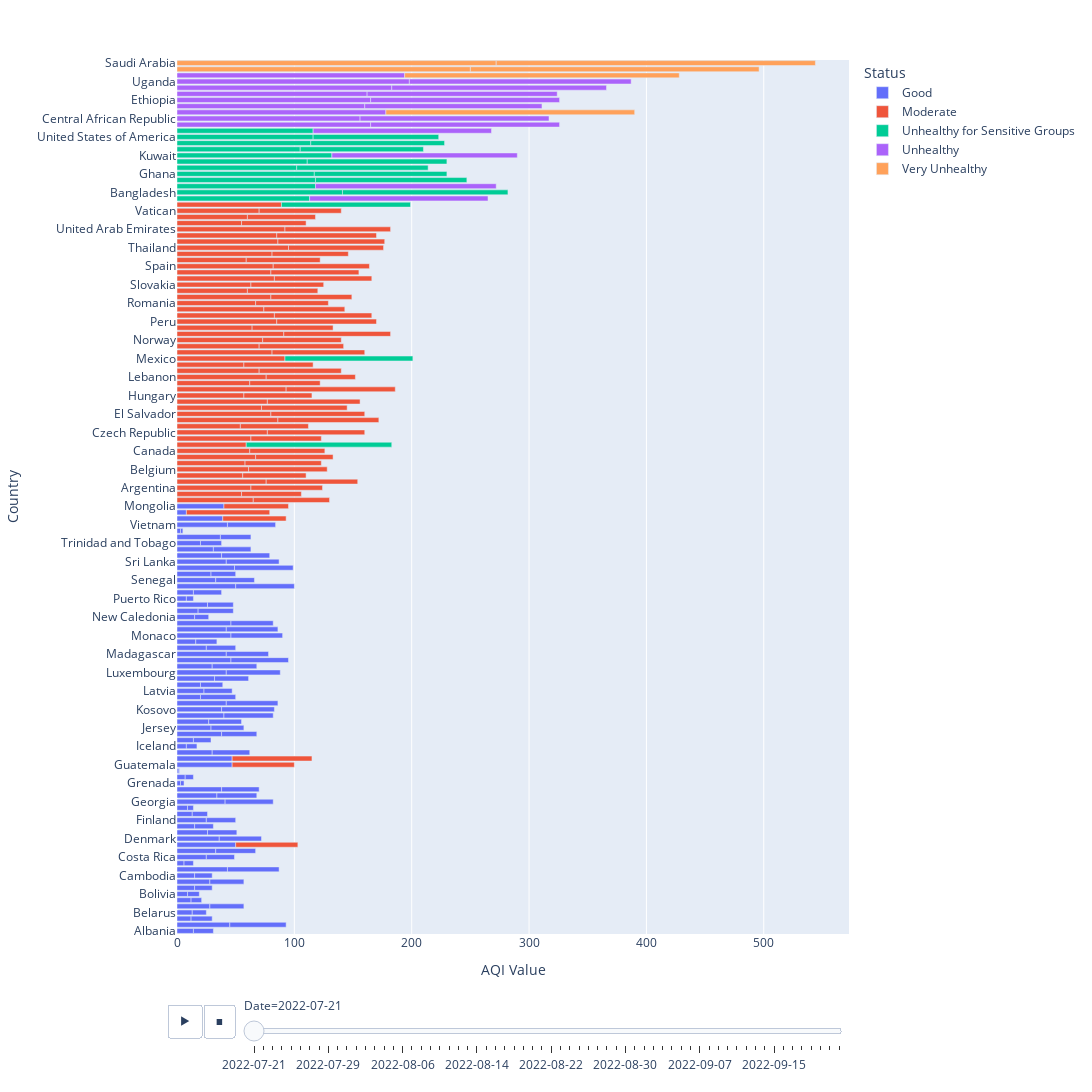

Source (notebook cell):
### Markdown cell above
Plotting the AQI value of countries and their status, given a date accesible by scrollbar

### Code cell
plt.figure(figsize=(18,18))
px_template = "presentation"


px.bar(data , x = "AQI Value" , y = "Country" , color = "Status" ,  animation_frame = "Date" , width=1200, height=1700)

### Figure 1 — Plotly figure (JSON) as saved in the notebook; plotly's stock layout.template omitted (floating-point values rounded to 4 significant figures; data arrays with more than 128 entries replaced by an {"elided": "..."} marker saying what was removed)
{"data": [{"alignmentgroup": "True", "hovertemplate": "Status=Good<br>Date=2022-07-21<br>AQI Value=%{x}<br>Country=%{y}<extra></extra>", "legendgroup": "Good", "marker": {"color": "#636efa", "pattern": {"shape": ""}}, "name": "Good", "offsetgroup": "Good", "orientation": "h", "showlegend": true, "textposition": "auto", "type": "bar", "x": {"elided": "134 int values"}, "xaxis": "x", "y": {"elided": "134 str values"}, "yaxis": "y"}, {"alignmentgroup": "True", "hovertemplate": "Status=Moderate<br>Date=2022-07-21<br>AQI Value=%{x}<br>Country=%{y}<extra></extra>", "legendgroup": "Moderate", "marker": {"color": "#EF553B", "pattern": {"shape": ""}}, "name": "Moderate", "offsetgroup": "Moderate", "orientation": "h", "showlegend": true, "textposition": "auto", "type": "bar", "x": [65, 55, 63, 76, 56, 61, 58, 67, 62, 59, 63, 77, 54, 86, 80, 72, 77, 57, 93, 62, 76, 71, 70, 57, 92, 55, 81, 70, 73, 91, 64, 85, 83, 74, 67, 80, 60, 63, 83, 80, 82, 59, 81, 95, 86, 85, 92, 55, 60, 70, 65, 51, 61, 78, 54, 67, 65, 66, 64, 60, 53, 83, 58, 86, 80, 73, 79, 53, 68, 58, 93, 89, 60, 76, 70, 59, 79, 72, 67, 91, 69, 85, 83, 69, 62, 69, 60, 62, 83, 75, 82, 63, 65, 81, 91, 85, 90, 55, 58, 70, 54], "xaxis": "x", "y": ["Algeria", "Andorra", "Argentina", "Armenia", "Australia", "Belgium", "Bosnia and Herzegovina", "Brazil", "Canada", "Chad", "Colombia", "Czech Republic", "Ecuador", "Egypt", "El Salvador", "France", "Germany", "Hungary", "Indonesia", "Kazakhstan", "Lebanon", "Liberia", "Malaysia", "Malta", "Mexico", "Mongolia", "Nepal", "Netherlands", "Norway", "Pakistan", "Palestinian Territory", "Peru", "Philippines", "Poland", "Romania", "Russia", "Serbia", "Slovakia", "South Africa", "South Korea", "Spain", "Taiwan", "Tajikistan", "Thailand", "Turkey", "Turkmenistan", "United Arab Emirates", "UK", "Uzbekistan", "Vatican", "Algeria", "Andorra", "Argentina", "Armenia", "Australia", "Belgium", "Bosnia and Herzegovina", "Brazil", "Canada", "Colombia", "Cyprus", "Czech Republic", "Ecuador", "Egypt", "El Salvador", "France", "Germany", "Guatemala", "Honduras", "Hungary", "Indonesia", "Japan", "Kazakhstan", "Lebanon", "Malaysia", "Malta", "Nepal", "Netherlands", "Norway", "Pakistan", "Palestinian Territory", "Peru", "Philippines", "Poland", "Romania", "Russia", "Serbia", "Slovakia", "South Africa", "South Korea", "Spain", "Taiwan", "Tajikistan", "Thailand", "Turkey", "Turkmenistan", "United Arab Emirates", "UK", "Uzbekistan", "Vatican", "Zambia"], "yaxis": "y"}, {"alignmentgroup": "True", "hovertemplate": "Status=Unhealthy for Sensitive Groups<br>Date=2022-07-21<br>AQI Value=%{x}<br>Country=%{y}<extra></extra>", "legendgroup": "Unhealthy for Sensitive Groups", "marker": {"color": "#00cc96", "pattern": {"shape": ""}}, "name": "Unhealthy for Sensitive Groups", "offsetgroup": "Unhealthy for Sensitive Groups", "orientation": "h", "showlegend": true, "textposition": "auto", "type": "bar", "x": [113, 141, 118, 118, 117, 102, 111, 110, 132, 105, 114, 116, 141, 124, 129, 113, 112, 119, 109, 105, 114, 116, 107], "xaxis": "x", "y": ["Angola", "Bangladesh", "Burkina Faso", "Gabon", "Ghana", "Israel", "Italy", "Japan", "Kuwait", "Nigeria", "Sudan", "United States of America", "Bangladesh", "Chad", "Gabon", "Ghana", "Israel", "Italy", "Mexico", "Nigeria", "Sudan", "Togo", "United States of America"], "yaxis": "y"}, {"alignmentgroup": "True", "hovertemplate": "Status=Unhealthy<br>Date=2022-07-21<br>AQI Value=%{x}<br>Country=%{y}<extra></extra>", "legendgroup": "Unhealthy", "marker": {"color": "#ab63fa", "pattern": {"shape": ""}}, "name": "Unhealthy", "offsetgroup": "Unhealthy", "orientation": "h", "showlegend": true, "textposition": "auto", "type": "bar", "x": [165, 156, 178, 160, 165, 162, 183, 152, 198, 152, 161, 154, 161, 151, 161, 162, 194, 158, 183, 189], "xaxis": "x", "y": ["Bahrain", "Central African Republic", "Chile", "China", "Ethiopia", "India", "Qatar", "Togo", "Uganda", "Angola", "Bahrain", "Burkina Faso", "Central African Republic", "China", "Ethiopia", "India", "Iraq", "Kuwait", "Qatar", "Uganda"], "yaxis": "y"}, {"alignmentgroup": "True", "hovertemplate": "Status=Very Unhealthy<br>Date=2022-07-21<br>AQI Value=%{x}<br>Country=%{y}<extra></extra>", "legendgroup": "Very Unhealthy", "marker": {"color": "#FFA15A", "pattern": {"shape": ""}}, "name": "Very Unhealthy", "offsetgroup": "Very Unhealthy", "orientation": "h", "showlegend": true, "textposition": "auto", "type": "bar", "x": [250, 234, 272, 212, 246, 272], "xaxis": "x", "y": ["Iran", "Iraq", "Saudi Arabia", "Chile", "Iran", "Saudi Arabia"], "yaxis": "y"}], "layout": {"barmode": "relative", "height": 1700, "legend": {"title": {"text": "Status"}, "tracegroupgap": 0}, "margin": {"t": 60}, "sliders": [{"active": 0, "currentvalue": {"prefix": "Date="}, "len": 0.9, "pad": {"b": 10, "t": 60}, "steps": [{"args": [["2022-07-21"], {"frame": {"duration": 0, "redraw": true}, "fromcurrent": true, "mode": "immediate", "transition": {"duration": 0, "easing": "linear"}}], "label": "2022-07-21", "method": "animate"}, {"args": [["2022-07-22"], {"frame": {"duration": 0, "redraw": true}, "fromcurrent": true, "mode": "immediate", "transition": {"duration": 0, "easing": "linear"}}], "label": "2022-07-22", "method": "animate"}, {"args": [["2022-07-23"], {"frame": {"duration": 0, "redraw": true}, "fromcurrent": true, "mode": "immediate", "transition": {"duration": 0, "easing": "linear"}}], "label": "2022-07-23", "method": "animate"}, {"args": [["2022-07-24"], {"frame": {"duration": 0, "redraw": true}, "fromcurrent": true, "mode": "immediate", "transition": {"duration": 0, "easing": "linear"}}], "label": "2022-07-24", "method": "animate"}, {"args": [["2022-07-25"], {"frame": {"duration": 0, "redraw": true}, "fromcurrent": true, "mode": "immediate", "transition": {"duration": 0, "easing": "linear"}}], "label": "2022-07-25", "method": "animate"}, {"args": [["2022-07-26"], {"frame": {"duration": 0, "redraw": true}, "fromcurrent": true, "mode": "immediate", "transition": {"duration": 0, "easing": "linear"}}], "label": "2022-07-26", "method": "animate"}, {"args": [["2022-07-27"], {"frame": {"duration": 0, "redraw": true}, "fromcurrent": true, "mode": "immediate", "transition": {"duration": 0, "easing": "linear"}}], "label": "2022-07-27", "method": "animate"}, {"args": [["2022-07-28"], {"frame": {"duration": 0, "redraw": true}, "fromcurrent": true, "mode": "immediate", "transition": {"duration": 0, "easing": "linear"}}], "label": "2022-07-28", "method": "animate"}, {"args": [["2022-07-29"], {"frame": {"duration": 0, "redraw": true}, "fromcurrent": true, "mode": "immediate", "transition": {"duration": 0, "easing": "linear"}}], "label": "2022-07-29", "method": "animate"}, {"args": [["2022-07-30"], {"frame": {"duration": 0, "redraw": true}, "fromcurrent": true, "mode": "immediate", "transition": {"duration": 0, "easing": "linear"}}], "label": "2022-07-30", "method": "animate"}, {"args": [["2022-07-31"], {"frame": {"duration": 0, "redraw": true}, "fromcurrent": true, "mode": "immediate", "transition": {"duration": 0, "easing": "linear"}}], "label": "2022-07-31", "method": "animate"}, {"args": [["2022-08-01"], {"frame": {"duration": 0, "redraw": true}, "fromcurrent": true, "mode": "immediate", "transition": {"duration": 0, "easing": "linear"}}], "label": "2022-08-01", "method": "animate"}, {"args": [["2022-08-02"], {"frame": {"duration": 0, "redraw": true}, "fromcurrent": true, "mode": "immediate", "transition": {"duration": 0, "easing": "linear"}}], "label": "2022-08-02", "method": "animate"}, {"args": [["2022-08-03"], {"frame": {"duration": 0, "redraw": true}, "fromcurrent": true, "mode": "immediate", "transition": {"duration": 0, "easing": "linear"}}], "label": "2022-08-03", "method": "animate"}, {"args": [["2022-08-04"], {"frame": {"duration": 0, "redraw": true}, "fromcurrent": true, "mode": "immediate", "transition": {"duration": 0, "easing": "linear"}}], "label": "2022-08-04", "method": "animate"}, {"args": [["2022-08-05"], {"frame": {"duration": 0, "redraw": true}, "fromcurrent": true, "mode": "immediate", "transition": {"duration": 0, "easing": "linear"}}], "label": "2022-08-05", "method": "animate"}, {"args": [["2022-08-06"], {"frame": {"duration": 0, "redraw": true}, "fromcurrent": true, "mode": "immediate", "transition": {"duration": 0, "easing": "linear"}}], "label": "2022-08-06", "method": "animate"}, {"args": [["2022-08-07"], {"frame": {"duration": 0, "redraw": true}, "fromcurrent": true, "mode": "immediate", "transition": {"duration": 0, "easing": "linear"}}], "label": "2022-08-07", "method": "animate"}, {"args": [["2022-08-08"], {"frame": {"duration": 0, "redraw": true}, "fromcurrent": true, "mode": "immediate", "transition": {"duration": 0, "easing": "linear"}}], "label": "2022-08-08", "method": "animate"}, {"args": [["2022-08-09"], {"frame": {"duration": 0, "redraw": true}, "fromcurrent": true, "mode": "immediate", "transition": {"duration": 0, "easing": "linear"}}], "label": "2022-08-09", "method": "animate"}, {"args": [["2022-08-10"], {"frame": {"duration": 0, "redraw": true}, "fromcurrent": true, "mode": "immediate", "transition": {"duration": 0, "easing": "linear"}}], "label": "2022-08-10", "method": "animate"}, {"args": [["2022-08-11"], {"frame": {"duration": 0, "redraw": true}, "fromcurrent": true, "mode": "immediate", "transition": {"duration": 0, "easing": "linear"}}], "label": "2022-08-11", "method": "animate"}, {"args": [["2022-08-12"], {"frame": {"duration": 0, "redraw": true}, "fromcurrent": true, "mode": "immediate", "transition": {"duration": 0, "easing": "linear"}}], "label": "2022-08-12", "method": "animate"}, {"args": [["2022-08-13"], {"frame": {"duration": 0, "redraw": true}, "fromcurrent": true, "mode": "immediate", "transition": {"duration": 0, "easing": "linear"}}], "label": "2022-08-13", "method": "animate"}, {"args": [["2022-08-14"], {"frame": {"duration": 0, "redraw": true}, "fromcurrent": true, "mode": "immediate", "transition": {"duration": 0, "easing": "linear"}}], "label": "2022-08-14", "method": "animate"}, {"args": [["2022-08-15"], {"frame": {"duration": 0, "redraw": true}, "fromcurrent": true, "mode": "immediate", "transition": {"duration": 0, "easing": "linear"}}], "label": "2022-08-15", "method": "animate"}, {"args": [["2022-08-16"], {"frame": {"duration": 0, "redraw": true}, "fromcurrent": true, "mode": "immediate", "transition": {"duration": 0, "easing": "linear"}}], "label": "2022-08-16", "method": "animate"}, {"args": [["2022-08-17"], {"frame": {"duration": 0, "redraw": true}, "fromcurrent": true, "mode": "immediate", "transition": {"duration": 0, "easing": "linear"}}], "label": "2022-08-17", "method": "animate"}, {"args": [["2022-08-18"], {"frame": {"duration": 0, "redraw": true}, "fromcurrent": true, "mode": "immediate", "transition": {"duration": 0, "easing": "linear"}}], "label": "2022-08-18", "method": "animate"}, {"args": [["2022-08-19"], {"frame": {"duration": 0, "redraw": true}, "fromcurrent": true, "mode": "immediate", "transition": {"duration": 0, "easing": "linear"}}], "label": "2022-08-19", "method": "animate"}, {"args": [["2022-08-20"], {"frame": {"duration": 0, "redraw": true}, "fromcurrent": true, "mode": "immediate", "transition": {"duration": 0, "easing": "linear"}}], "label": "2022-08-20", "method": "animate"}, {"args": [["2022-08-21"], {"frame": {"duration": 0, "redraw": true}, "fromcurrent": true, "mode": "immediate", "transition": {"duration": 0, "easing": "linear"}}], "label": "2022-08-21", "method": "animate"}, {"args": [["2022-08-22"], {"frame": {"duration": 0, "redraw": true}, "fromcurrent": true, "mode": "immediate", "transition": {"duration": 0, "easing": "linear"}}], "label": "2022-08-22", "method": "animate"}, {"args": [["2022-08-23"], {"frame": {"duration": 0, "redraw": true}, "fromcurrent": true, "mode": "immediate", "transition": {"duration": 0, "easing": "linear"}}], "label": "2022-08-23", "method": "animate"}, {"args": [["2022-08-24"], {"frame": {"duration": 0, "redraw": true}, "fromcurrent": true, "mode": "immediate", "transition": {"duration": 0, "easing": "linear"}}], "label": "2022-08-24", "method": "animate"}, {"args": [["2022-08-25"], {"frame": {"duration": 0, "redraw": true}, "fromcurrent": true, "mode": "immediate", "transition": {"duration": 0, "easing": "linear"}}], "label": "2022-08-25", "method": "animate"}, {"args": [["2022-08-26"], {"frame": {"duration": 0, "redraw": true}, "fromcurrent": true, "mode": "immediate", "transition": {"duration": 0, "easing": "linear"}}], "label": "2022-08-26", "method": "animate"}, {"args": [["2022-08-27"], {"frame": {"duration": 0, "redraw": true}, "fromcurrent": true, "mode": "immediate", "transition": {"duration": 0, "easing": "linear"}}], "label": "2022-08-27", "method": "animate"}, {"args": [["2022-08-28"], {"frame": {"duration": 0, "redraw": true}, "fromcurrent": true, "mode": "immediate", "transition": {"duration": 0, "easing": "linear"}}], "label": "2022-08-28", "method": "animate"}, {"args": [["2022-08-29"], {"frame": {"duration": 0, "redraw": true}, "fromcurrent": true, "mode": "immediate", "transition": {"duration": 0, "easing": "linear"}}], "label": "2022-08-29", "method": "animate"}, {"args": [["2022-08-30"], {"frame": {"duration": 0, "redraw": true}, "fromcurrent": true, "mode": "immediate", "transition": {"duration": 0, "easing": "linear"}}], "label": "2022-08-30", "method": "animate"}, {"args": [["2022-08-31"], {"frame": {"duration": 0, "redraw": true}, "fromcurrent": true, "mode": "immediate", "transition": {"duration": 0, "easing": "linear"}}], "label": "2022-08-31", "method": "animate"}, {"args": [["2022-09-01"], {"frame": {"duration": 0, "redraw": true}, "fromcurrent": true, "mode": "immediate", "transition": {"duration": 0, "easing": "linear"}}], "label": "2022-09-01", "method": "animate"}, {"args": [["2022-09-02"], {"frame": {"duration": 0, "redraw": true}, "fromcurrent": true, "mode": "immediate", "transition": {"duration": 0, "easing": "linear"}}], "label": "2022-09-02", "method": "animate"}, {"args": [["2022-09-03"], {"frame": {"duration": 0, "redraw": true}, "fromcurrent": true, "mode": "immediate", "transition": {"duration": 0, "easing": "linear"}}], "label": "2022-09-03", "method": "animate"}, {"args": [["2022-09-04"], {"frame": {"duration": 0, "redraw": true}, "fromcurrent": true, "mode": "immediate", "transition": {"duration": 0, "easing": "linear"}}], "label": "2022-09-04", "method": "animate"}, {"args": [["2022-09-05"], {"frame": {"duration": 0, "redraw": true}, "fromcurrent": true, "mode": "immediate", "transition": {"duration": 0, "easing": "linear"}}], "label": "2022-09-05", "method": "animate"}, {"args": [["2022-09-06"], {"frame": {"duration": 0, "redraw": true}, "fromcurrent": true, "mode": "immediate", "transition": {"duration": 0, "easing": "linear"}}], "label": "2022-09-06", "method": "animate"}, {"args": [["2022-09-07"], {"frame": {"duration": 0, "redraw": true}, "fromcurrent": true, "mode": "immediate", "transition": {"duration": 0, "easing": "linear"}}], "label": "2022-09-07", "method": "animate"}, {"args": [["2022-09-08"], {"frame": {"duration": 0, "redraw": true}, "fromcurrent": true, "mode": "immediate", "transition": {"duration": 0, "easing": "linear"}}], "label": "2022-09-08", "method": "animate"}, {"args": [["2022-09-09"], {"frame": {"duration": 0, "redraw": true}, "fromcurrent": true, "mode": "immediate", "transition": {"duration": 0, "easing": "linear"}}], "label": "2022-09-09", "method": "animate"}, {"args": [["2022-09-10"], {"frame": {"duration": 0, "redraw": true}, "fromcurrent": true, "mode": "immediate", "transition": {"duration": 0, "easing": "linear"}}], "label": "2022-09-10", "method": "animate"}, {"args": [["2022-09-11"], {"frame": {"duration": 0, "redraw": true}, "fromcurrent": true, "mode": "immediate", "transition": {"duration": 0, "easing": "linear"}}], "label": "2022-09-11", "method": "animate"}, {"args": [["2022-09-12"], {"frame": {"duration": 0, "redraw": true}, "fromcurrent": true, "mode": "immediate", "transition": {"duration": 0, "easing": "linear"}}], "label": "2022-09-12", "method": "animate"}, {"args": [["2022-09-13"], {"frame": {"duration": 0, "redraw": true}, "fromcurrent": true, "mode": "immediate", "transition": {"duration": 0, "easing": "linear"}}], "label": "2022-09-13", "method": "animate"}, {"args": [["2022-09-14"], {"frame": {"duration": 0, "redraw": true}, "fromcurrent": true, "mode": "immediate", "transition": {"duration": 0, "easing": "linear"}}], "label": "2022-09-14", "method": "animate"}, {"args": [["2022-09-15"], {"frame": {"duration": 0, "redraw": true}, "fromcurrent": true, "mode": "immediate", "transition": {"duration": 0, "easing": "linear"}}], "label": "2022-09-15", "method": "animate"}, {"args": [["2022-09-16"], {"frame": {"duration": 0, "redraw": true}, "fromcurrent": true, "mode": "immediate", "transition": {"duration": 0, "easing": "linear"}}], "label": "2022-09-16", "method": "animate"}, {"args": [["2022-09-17"], {"frame": {"duration": 0, "redraw": true}, "fromcurrent": true, "mode": "immediate", "transition": {"duration": 0, "easing": "linear"}}], "label": "2022-09-17", "method": "animate"}, {"args": [["2022-09-18"], {"frame": {"duration": 0, "redraw": true}, "fromcurrent": true, "mode": "immediate", "transition": {"duration": 0, "easing": "linear"}}], "label": "2022-09-18", "method": "animate"}, {"args": [["2022-09-19"], {"frame": {"duration": 0, "redraw": true}, "fromcurrent": true, "mode": "immediate", "transition": {"duration": 0, "easing": "linear"}}], "label": "2022-09-19", "method": "animate"}, {"args": [["2022-09-20"], {"frame": {"duration": 0, "redraw": true}, "fromcurrent": true, "mode": "immediate", "transition": {"duration": 0, "easing": "linear"}}], "label": "2022-09-20", "method": "animate"}, {"args": [["2022-09-21"], {"frame": {"duration": 0, "redraw": true}, "fromcurrent": true, "mode": "immediate", "transition": {"duration": 0, "easing": "linear"}}], "label": "2022-09-21", "method": "animate"}, {"args": [["2022-09-22"], {"frame": {"duration": 0, "redraw": true}, "fromcurrent": true, "mode": "immediate", "transition": {"duration": 0, "easing": "linear"}}], "label": "2022-09-22", "method": "animate"}], "x": 0.1, "xanchor": "left", "y": 0, "yanchor": "top"}], "updatemenus": [{"buttons": [{"args": [null, {"frame": {"duration": 500, "redraw": true}, "fromcurrent": true, "mode": "immediate", "transition": {"duration": 500, "easing": "linear"}}], "label": "&#9654;", "method": "animate"}, {"args": [[null], {"frame": {"duration": 0, "redraw": true}, "fromcurrent": true, "mode": "immediate", "transition": {"duration": 0, "easing": "linear"}}], "label": "&#9724;", "method": "animate"}], "direction": "left", "pad": {"r": 10, "t": 70}, "showactive": false, "type": "buttons", "x": 0.1, "xanchor": "right", "y": 0, "yanchor": "top"}], "width": 1200, "xaxis": {"anchor": "y", "domain": [0, 1], "title": {"text": "AQI Value"}}, "yaxis": {"anchor": "x", "domain": [0, 1], "title": {"text": "Country"}}}}
